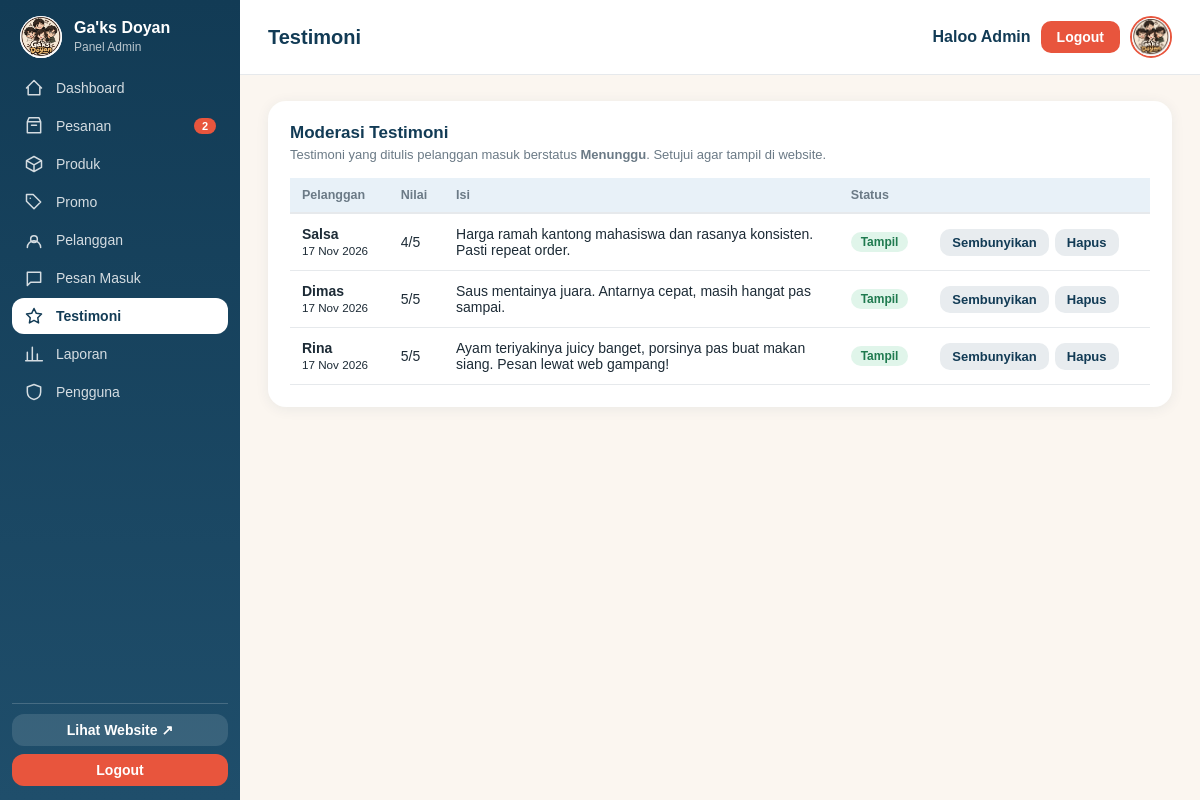
Page /admin/testimoni.php (signed in) on the committed database.
### tables this page shows
CREATE TABLE `testimoni` (
  `id` int(11) NOT NULL,
  `nama` varchar(80) NOT NULL,
  `isi` varchar(300) NOT NULL,
  `bintang` tinyint(4) NOT NULL DEFAULT 5,
  `tampil` tinyint(1) NOT NULL DEFAULT 1,
  `dibuat` timestamp NOT NULL DEFAULT current_timestamp()
);

### includes/skema.php (called while the page is built, shortened)
<?php
if (!function_exists('e')) { function e($s) { return htmlspecialchars((string)$s, ENT_QUOTES, 'UTF-8'); } }

### admin/testimoni.php (the view, shortened to what this page needs)
<?php
require_once '../config/koneksi.php';
require_once '../includes/skema.php';
$daftar = $koneksi->query("SELECT * FROM testimoni ORDER BY tampil ASC, id DESC");
include '../includes/admin_header.php'; ?>
<div class="ad-card">
  <h2>Moderasi Testimoni</h2>
  <p class="ad-sub">Testimoni yang ditulis pelanggan masuk berstatus <b>Menunggu</b>. Setujui agar tampil di website.</p>
  <?php if (!$daftar || $daftar->num_rows === 0): ?><div class="ad-kosong">Belum ada testimoni.</div><?php else: ?>
  <div class="ad-scroll"><table class="ad-tabel"><tr><th>Pelanggan</th><th>Nilai</th><th>Isi</th><th>Status</th><th></th></tr>
  <?php while ($t = $daftar->fetch_assoc()): ?>
    <tr><td><b><?= e($t['nama']) ?></b><br><small><?= e(date('d M Y', strtotime($t['dibuat']))) ?></small></td>
      <td><?= (int)$t['bintang'] ?>/5</td><td style="max-width:360px"><?= e($t['isi']) ?></td>
      <td><?= $t['tampil'] ? '<span class="ad-badge hijau">Tampil</span>' : '<span class="ad-badge coral">Menunggu</span>' ?></td>
      <td><form method="post" class="ad-aksi"><input type="hidden" name="id" value="<?= (int)$t['id'] ?>">
        <?php if ($t['tampil']): ?><button class="ad-btn kecil abu" name="aksi" value="sembunyi">Sembunyikan</button>
        <?php else: ?><button class="ad-btn kecil biru" name="aksi" value="tampil">Setujui</button><?php endif; ?>
        <button class="ad-btn kecil abu" name="aksi" value="hapus" onclick="return confirm('Hapus testimoni ini?')">Hapus</button></form></td></tr>
  <?php endwhile; ?></table></div><?php endif; ?>
</div>
<?php include '../includes/admin_footer.php'; ?>

### assets/css/admin.css (style rules this page uses)
:root { --navy: #123b55; --navy2: #1f4e6b; --navy3: #2a6489; --coral: #e8553d; --coral-dark: #cc4128; --coral-lt: #fdebe6; --latar: #f4f6f9; --garis: #e7ebf0; --teks: #1e2a36; --abu: #6b7886; --merah: #d64545; --biru: #1f4e6b; --biru-gelap: #123b55; --biru-muda: #e8f1f8; --oranye: #e8553d; }
* { box-sizing: border-box; font-family: "Poppins", Arial, sans-serif; }
body { margin: 0; background: var(--latar); color: var(--teks); }
table { width: 100%; border-collapse: collapse; font-size: 14px; }
th, td { padding: 13px 12px; text-align: left; border-bottom: 1px solid var(--garis); }
th { background: var(--biru-muda); color: var(--navy2); font-weight: 600; font-size: 13px; }

### assets/css/admin-extra.css (style rules this page uses)
:root { --ad-navy: #123b55; --ad-navy2: #1f4e6b; --ad-coral: #e8553d; --ad-krem: #fbf6f0; --ad-teks: #1d2b36; --ad-abu: #6b7a86; --ad-garis: #e6e9ec; --ad-hijau: #2e9e6b; --ad-kuning: #e0922f; }
body.ad { display: block; margin: 0; background: var(--ad-krem); color: var(--ad-teks); font-family: "Segoe UI", system-ui, sans-serif; min-height: 100vh; }
.ad-card { background: #fff; border-radius: 18px; padding: 22px; box-shadow: 0 2px 14px rgba(18, 59, 85, 0.07); margin-bottom: 22px; }
.ad-card h2 { margin: 0 0 4px; font-size: 17px; color: var(--ad-navy); }
.ad-sub { color: var(--ad-abu); font-size: 13px; margin: 0 0 16px; }
.ad-tabel { width: 100%; border-collapse: collapse; font-size: 14px; }
.ad-tabel th { text-align: left; color: var(--ad-abu); font-weight: 600; font-size: 12.5px; padding: 10px 12px; border-bottom: 2px solid var(--ad-garis); white-space: nowrap; }
.ad-tabel td { padding: 12px; border-bottom: 1px solid var(--ad-garis); vertical-align: middle; }
.ad-scroll { overflow-x: auto; }
.ad-badge { display: inline-block; padding: 3px 10px; border-radius: 20px; font-size: 12px; font-weight: 700; background: #e8eef3; color: var(--ad-navy2); }
.ad-badge.hijau { background: #e0f5ea; color: #1f7a4f; }
.ad-btn { display: inline-block; border: 0; border-radius: 10px; padding: 10px 18px; font: inherit; font-weight: 700; font-size: 14px; cursor: pointer; background: var(--ad-coral); color: #fff; text-decoration: none; }
.ad-btn.abu { background: #e8ecef; color: var(--ad-navy); }
.ad-btn.kecil { padding: 6px 12px; font-size: 13px; }
.ad-aksi { display: flex; gap: 6px; flex-wrap: wrap; }

### rows in the picture
testimoni: nama "Salsa", dibuat "17 Nov 2026", bintang "4", isi "Harga ramah kantong mahasiswa dan rasanya konsisten. Pasti repeat order.", tampil "Tampil"
testimoni: nama "Dimas", dibuat "17 Nov 2026", bintang "5", isi "Saus mentainya juara. Antarnya cepat, masih hangat pas sampai.", tampil "Tampil"
testimoni: nama "Rina", dibuat "17 Nov 2026", bintang "5", isi "Ayam teriyakinya juicy banget, porsinya pas buat makan siang. Pesan lewat web gampang!", tampil "Tampil"

### other values in the picture
$t "Dashboard"
$t "Pesanan"
$lb "2"
$t "Produk"
$t "Promo"
$t "Pelanggan"
$t "Pesan Masuk"
$t "Testimoni"
$t "Laporan"
$t "Pengguna"
$_judul "Testimoni"
